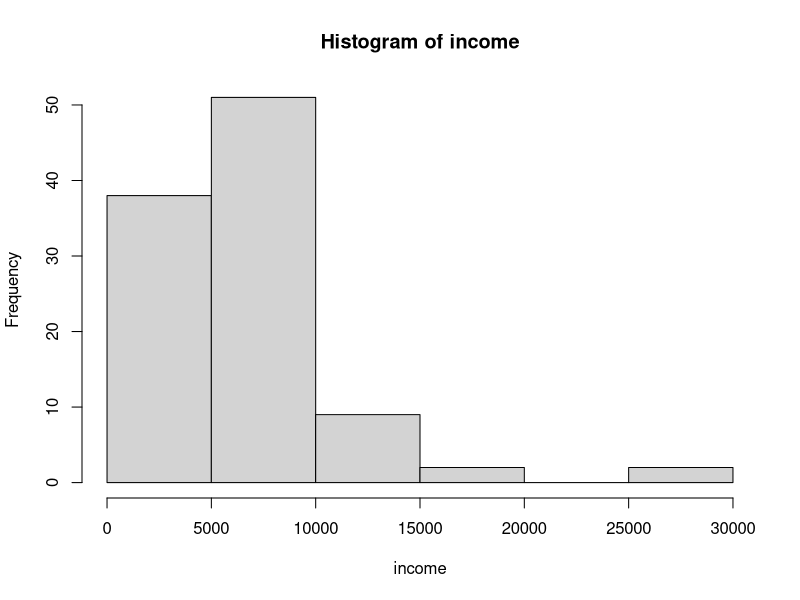
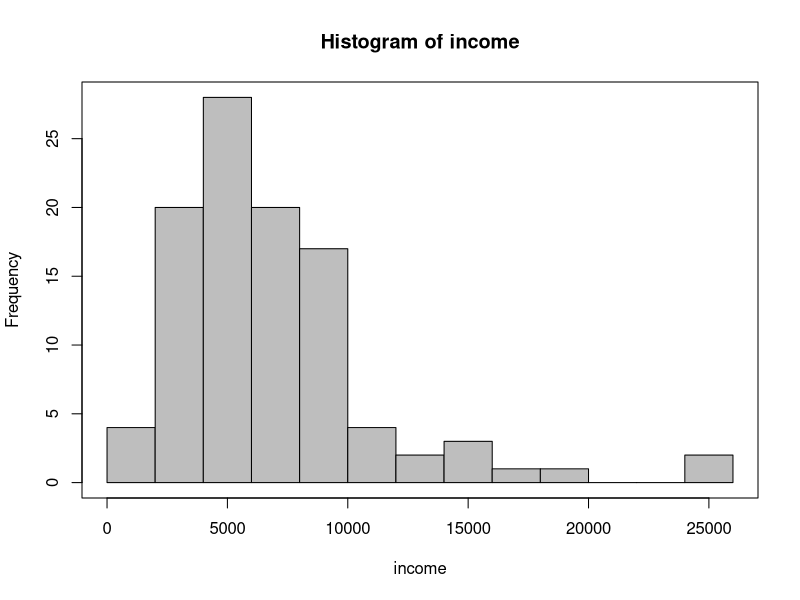
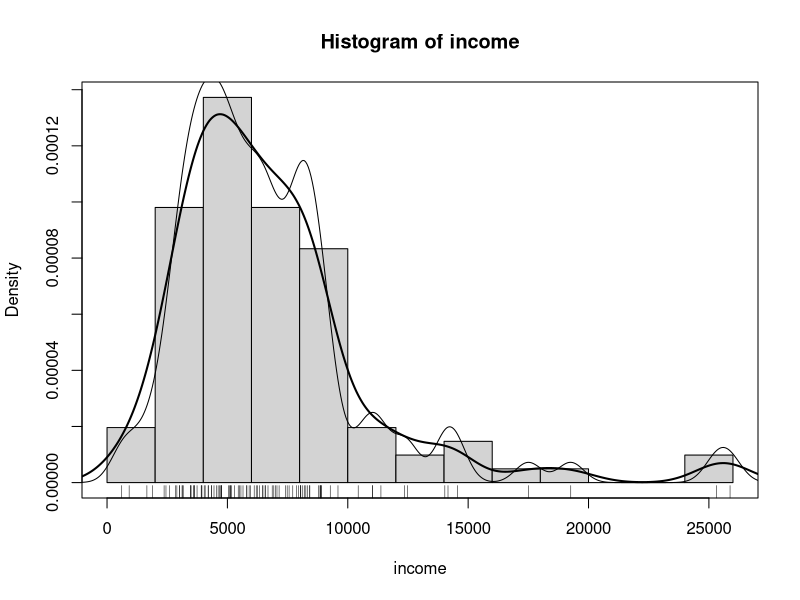
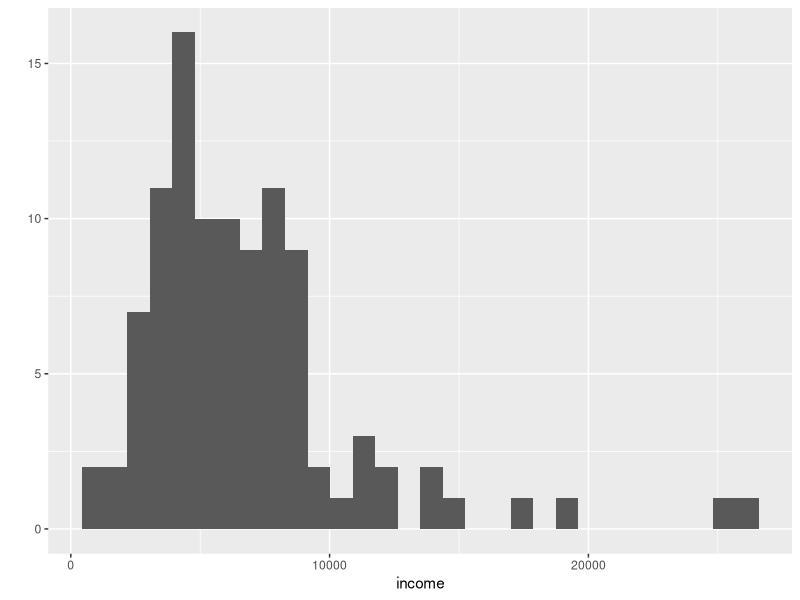
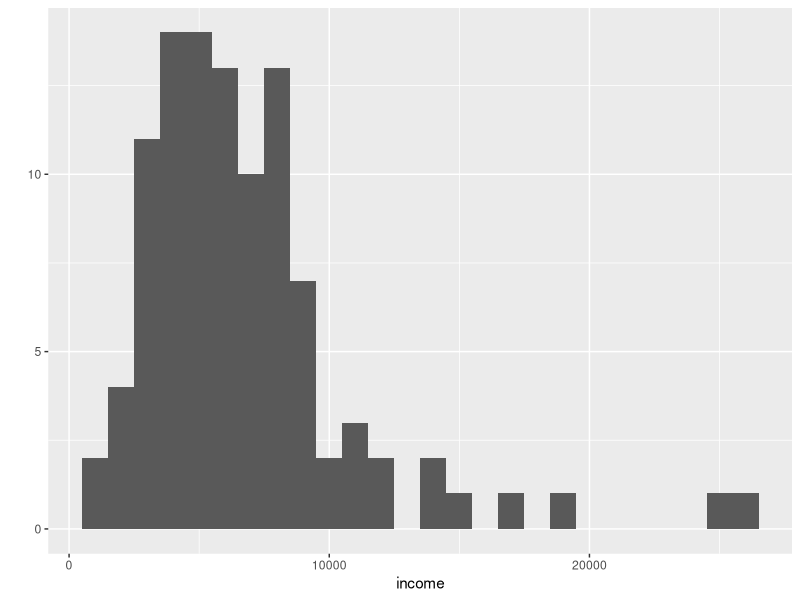
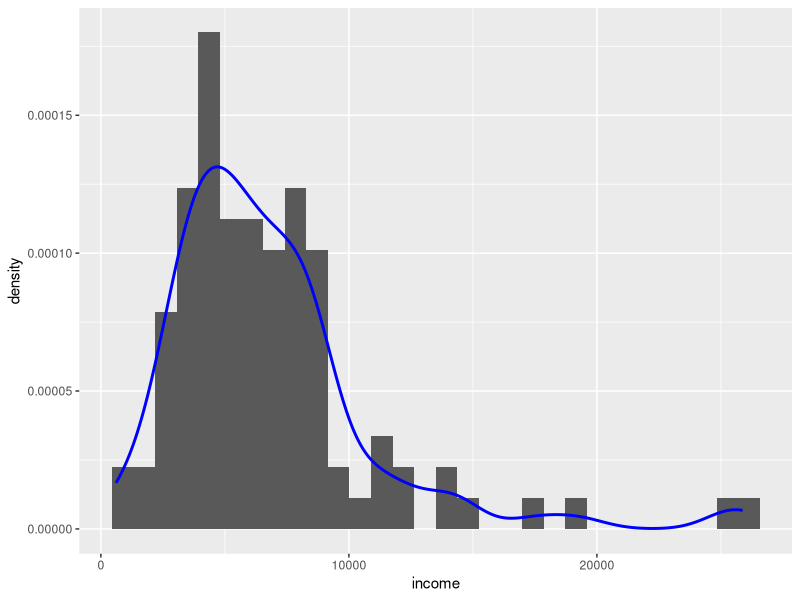
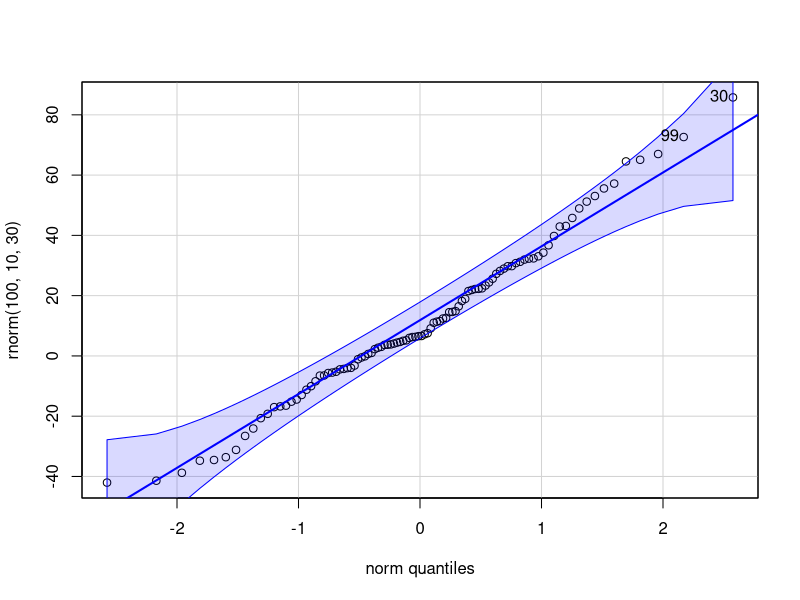
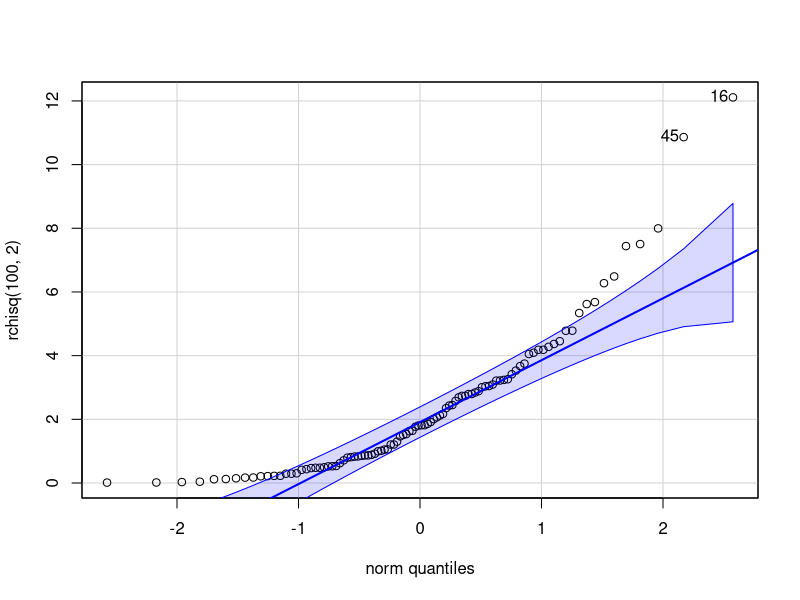

Recreate these plots in R, in order. (Note: this script raises an error after producing the figures.)
# Lecture #4 on exploratory data analysis
# 
# Author: Ray Nelson
###############################################################################
# Load libraries
library(car)
library(ggplot2)
library(timeDate)

# Summary statistics for income in the Prestige dataset
min(Prestige$income)
max(Prestige$income)
quantile(Prestige$income, c(0, .25, .50, .75, 1))
mean(Prestige$income) # mean
median(Prestige$income) # median
sd(Prestige$income) # standard deviation
sd(Prestige$income)/mean(Prestige$income) # coefficient of variation
IQR(Prestige$income) # interquartile range
skewness(Prestige$income) # symmetry
kurtosis(Prestige$income) # coefficient of excess or tail thickness

# Histograms and density traces
head(Prestige) # first 6 rows
with(Prestige, hist(income))
with(Prestige, hist(income, breaks="FD", col="gray"))
box()

args(hist.default)
with(Prestige, {
  		hist(income, breaks="FD", freq=FALSE, ylab="Density")
			lines(density(income), lwd=2)
			lines(density(income, adjust=0.5), lwd=1)
			rug(income)
			box()
		})

qplot(data = Prestige, x = income, geom = "histogram")
qplot(data = Prestige, x = income, geom = "histogram", binwidth = 1000)
ggplot(data = Prestige, aes(x = income)) +
	geom_histogram(aes(y = ..density..)) +
	geom_density(colour = "blue", size = 1.0)

# Quantile-Quantile Plots
# Normal distribution versus normal
qqPlot(rnorm(100, 10, 30), distribution = "norm")
# Chi-squared versus normal
qqPlot(rchisq(100, 2), distribution = "norm")
# Prestige versus normal
with(Prestige, qqPlot(income, labels=row.names(Prestige), id.n=3))

# Boxplots
Boxplot(~ income, data=Prestige)

# Covariance
cov(Prestige$income, Prestige$prestige)

# Correlation
cor(Prestige$income, Prestige$prestige)

# Scatterplots

with(Prestige, plot(income, prestige))
scatterplot(prestige ~ income, span=0.6, lwd=3,
		id.n=4, data=Prestige)
scatterplot(prestige ~ income | type, data=Prestige, boxplots=FALSE,
		span=0.75, col=gray(c(0, .25, .5)), id.n=0)

head(Vocab)
nrow(Vocab)
plot(vocabulary ~ education, data=Vocab)
plot(jitter(vocabulary) ~ jitter(education), data= Vocab)
plot(jitter(vocabulary, factor=2) ~ jitter(education, factor=2),
		col="gray", cex=0.5, data=Vocab)
with(Vocab, {
			abline(lm(vocabulary ~ education), lwd=3, lty="dashed")
			lines(lowess(education, vocabulary, f=0.2), lwd=3)
		})

Boxplot(interlocks ~ nation, data = Ornstein, main="(a)")
# Rotating 3d scatterplot
scatter3d(prestige ~ income + education, id.n=3, data=Duncan, revolutions = 6)
# Scatterplot matrix
scatterplotMatrix(~ prestige + income + education + women,
		span=0.7, id.n=0, data=Prestige)

# long and wide datasets from ggplot2 Chapter 9 Manipulating Data

# When the economics dataset is stored in wide format, it is easy to
# create separate time series plots for each variable (left and
# centre), and easy to create scatterplots comparing them (right).
qplot(date, uempmed, data = economics, geom = "line")
qplot(date, unemploy, data = economics, geom = "line")
qplot(unemploy, uempmed, data = economics) + geom_smooth()

# The two methods of displaying both series on a single plot produce
# identical plots, but using long data is much easier when you have
# many variables.  The series have radically different scales, so we
# only see the pattern in the \code{unemploy} variable. You might not
# even notice \code{uempmed} unless you're paying close attention: it's
# the line at the bottom of the plot.
ggplot(economics, aes(date)) + 
		geom_line(aes(y = unemploy, colour = "unemploy")) + 
		geom_line(aes(y = uempmed, colour = "uempmed")) + 
		scale_colour_hue("variable")

emp <- melt(economics, id = "date", 
		measure = c("unemploy", "uempmed"))
qplot(date, value, data = emp, geom = "line", colour = variable)

# When the series have very different scales we have two alternatives:
# left, rescale the variables to a common scale, or right, display the
# variables on separate facets and using free scales.
range01 <- function(x) {
	rng <- range(x, na.rm = TRUE)
	(x - rng[1]) / diff(rng)
}
emp2 <- ddply(emp, .(variable), transform, value = range01(value))
qplot(date, value, data = emp2, geom = "line", 
		colour = variable, linetype = variable)
qplot(date, value, data = emp, geom = "line") + 
		facet_grid(variable ~ ., scales = "free_y")

## Professor Salaries
data(Salaries)
ggplot(data = Salaries, aes(x = rank, y = salary / 1000)) +
	geom_boxplot(aes(fill = rank)) +
	coord_flip() +
	labs( x = '', y = "\nThousands of Dollars") +
	opts(title = "Professor Salaries by Ranks\n", legend.position = 'none')

ggsave("salaries.png", width = 6.8, height = 5, dpi = 100)